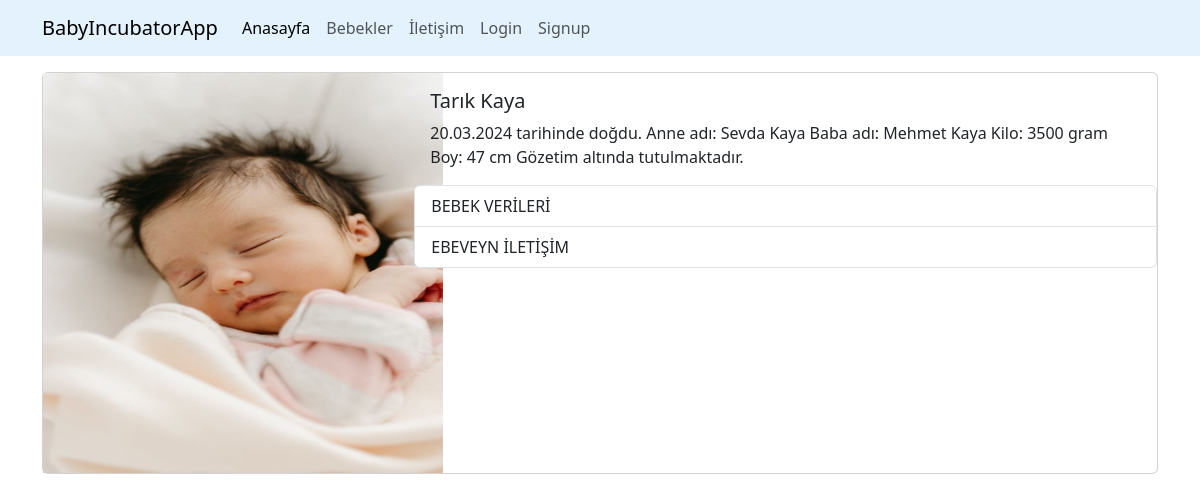
Screenshot of /babys/2 with the database file from the repository.
### babyincubator/models.py (models this page shows)
class Babys(models.Model):
   bebek_adi  = models.CharField(max_length=100)
   aciklama= models.TextField()
   resim=models.CharField(max_length=100)
   anasayfa=models.BooleanField(default=False)
   parent = models.ForeignKey(Parents, on_delete=models.CASCADE, related_name='babies',default=1)

### babyincubator/views.py (the view)
# urls.py: path("babys/<int:id>", views.babydetails,name='details'),
def babydetails(request,id):
    data= {
        "baby": Babys.objects.get(id=id)
    }
    return render(request,"details.html",data)

### babyincubator/templates/details.html (shortened to what this page needs)
{% load static %}
<!DOCTYPE html>
<html lang="en">
<head>
    <link href="https://cdn.jsdelivr.net/npm/bootstrap@5.3.3/dist/css/bootstrap.min.css" rel="stylesheet">
  </head>
<body>
      {% include "partials/_navbar.html" %}
    <div class ="container mt-3 ">
        <div class="row">
            <div class="col-md-15">
                <div class="card mb-7" >
                    <div class="row g-0">
                      <div class="col-md-4">
                        <img src="{% static 'img/' %}{{ baby.resim }}"width="400" height="400" >
                      </div>
                      <div class="col-md-8">
                        <div class="card-body">
                          <h5 class="card-title">{{baby.bebek_adi}}</h5>
                          <p class="card-text">{{baby.aciklama}}</p>
                        </div>
                        <ul class="list-group">
                          <li class="list-group-item"><a href="{% url 'bebekVerileri' %}">BEBEK VERİLERİ</a></li>
                          <li class="list-group-item"><a href="{% url 'Ebeveyn_iletisim' parent_id=1 %}">EBEVEYN İLETİŞİM</a></li>
                        </ul>
                      </div>
                    </div>
                  </div>
                </div>
            </div>
        </div>
</body>
</html>

### babyincubator/templates/details.html (style rules this page uses)
.list-group-item a { text-decoration: none; color: inherit; }

### rows the page displays
Babys: resim (picture), bebek_adi "Tarık Kaya", aciklama "20.03.2024 tarihinde doğdu. Anne adı: Sevda Kaya Baba adı: Mehmet Kaya Kilo: 3500 gram Boy: 47 cm Gözetim altında tutulmaktadır."
